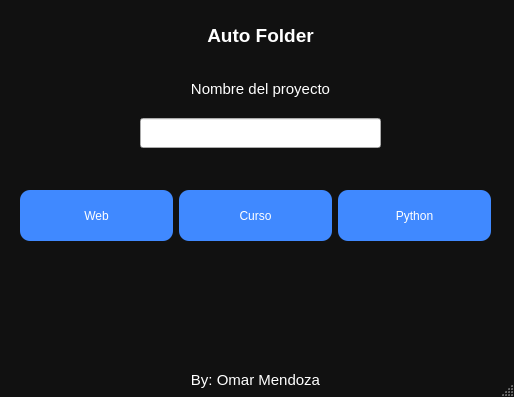
<?xml version="1.0" encoding="UTF-8"?>
<ui version="4.0">
 <class>Dialog</class>
 <widget class="QDialog" name="Dialog">
  <property name="geometry">
   <rect>
    <x>0</x>
    <y>0</y>
    <width>514</width>
    <height>397</height>
   </rect>
  </property>
  <property name="minimumSize">
   <size>
    <width>514</width>
    <height>397</height>
   </size>
  </property>
  <property name="maximumSize">
   <size>
    <width>514</width>
    <height>397</height>
   </size>
  </property>
  <property name="windowTitle">
   <string>Auto Folder</string>
  </property>
  <property name="toolTip">
   <string/>
  </property>
  <property name="layoutDirection">
   <enum>Qt::LeftToRight</enum>
  </property>
  <property name="styleSheet">
   <string notr="true">*{
color: #fff;
}

QDialog{
background-color: #111;
}

QPushButton{
color: #333
}</string>
  </property>
  <property name="sizeGripEnabled">
   <bool>true</bool>
  </property>
  <property name="modal">
   <bool>false</bool>
  </property>
  <widget class="QLabel" name="label">
   <property name="geometry">
    <rect>
     <x>0</x>
     <y>10</y>
     <width>521</width>
     <height>51</height>
    </rect>
   </property>
   <property name="font">
    <font>
     <family>Arial</family>
     <pointsize>14</pointsize>
     <weight>75</weight>
     <bold>true</bold>
    </font>
   </property>
   <property name="styleSheet">
    <string notr="true">*{
borde: 4px solid blue
}</string>
   </property>
   <property name="text">
    <string>Auto Folder</string>
   </property>
   <property name="alignment">
    <set>Qt::AlignCenter</set>
   </property>
   <property name="wordWrap">
    <bool>false</bool>
   </property>
  </widget>
  <widget class="QLabel" name="label_2">
   <property name="geometry">
    <rect>
     <x>10</x>
     <y>405</y>
     <width>481</width>
     <height>21</height>
    </rect>
   </property>
   <property name="font">
    <font>
     <family>Arial</family>
     <pointsize>11</pointsize>
     <italic>false</italic>
    </font>
   </property>
   <property name="text">
    <string>Omar Mendoza</string>
   </property>
   <property name="alignment">
    <set>Qt::AlignLeading|Qt::AlignLeft|Qt::AlignVCenter</set>
   </property>
  </widget>
  <widget class="QWidget" name="horizontalLayoutWidget">
   <property name="geometry">
    <rect>
     <x>0</x>
     <y>190</y>
     <width>511</width>
     <height>51</height>
    </rect>
   </property>
   <layout class="QHBoxLayout" name="horizontalLayout" stretch="0,0,0">
    <property name="sizeConstraint">
     <enum>QLayout::SetMaximumSize</enum>
    </property>
    <property name="leftMargin">
     <number>20</number>
    </property>
    <property name="rightMargin">
     <number>20</number>
    </property>
    <item>
     <widget class="QPushButton" name="pb_web">
      <property name="sizePolicy">
       <sizepolicy hsizetype="Minimum" vsizetype="Minimum">
        <horstretch>0</horstretch>
        <verstretch>0</verstretch>
       </sizepolicy>
      </property>
      <property name="styleSheet">
       <string notr="true">*{

border-radius: 10px;
background-color: rgb(64, 137, 255);
color: #fff
}</string>
      </property>
      <property name="text">
       <string>Web</string>
      </property>
     </widget>
    </item>
    <item>
     <widget class="QPushButton" name="pb_cur">
      <property name="sizePolicy">
       <sizepolicy hsizetype="Minimum" vsizetype="Minimum">
        <horstretch>0</horstretch>
        <verstretch>0</verstretch>
       </sizepolicy>
      </property>
      <property name="styleSheet">
       <string notr="true">*{

border-radius: 10px;
background-color: rgb(64, 137, 255);
color: #fff
}</string>
      </property>
      <property name="text">
       <string>Curso</string>
      </property>
     </widget>
    </item>
    <item>
     <widget class="QPushButton" name="pb_py">
      <property name="enabled">
       <bool>true</bool>
      </property>
      <property name="sizePolicy">
       <sizepolicy hsizetype="Minimum" vsizetype="Minimum">
        <horstretch>0</horstretch>
        <verstretch>0</verstretch>
       </sizepolicy>
      </property>
      <property name="styleSheet">
       <string notr="true">*{

border-radius: 10px;
background-color: rgb(64, 137, 255);
color: #fff
}</string>
      </property>
      <property name="text">
       <string>Python</string>
      </property>
     </widget>
    </item>
   </layout>
  </widget>
  <widget class="QWidget" name="verticalLayoutWidget">
   <property name="geometry">
    <rect>
     <x>0</x>
     <y>60</y>
     <width>521</width>
     <height>108</height>
    </rect>
   </property>
   <layout class="QVBoxLayout" name="verticalLayout">
    <property name="spacing">
     <number>0</number>
    </property>
    <property name="leftMargin">
     <number>140</number>
    </property>
    <property name="rightMargin">
     <number>140</number>
    </property>
    <property name="bottomMargin">
     <number>0</number>
    </property>
    <item>
     <widget class="QLabel" name="label_3">
      <property name="sizePolicy">
       <sizepolicy hsizetype="Minimum" vsizetype="Maximum">
        <horstretch>0</horstretch>
        <verstretch>0</verstretch>
       </sizepolicy>
      </property>
      <property name="minimumSize">
       <size>
        <width>0</width>
        <height>20</height>
       </size>
      </property>
      <property name="font">
       <font>
        <pointsize>11</pointsize>
       </font>
      </property>
      <property name="text">
       <string>Nombre del proyecto</string>
      </property>
      <property name="alignment">
       <set>Qt::AlignCenter</set>
      </property>
     </widget>
    </item>
    <item>
     <widget class="QLineEdit" name="name_input">
      <property name="minimumSize">
       <size>
        <width>100</width>
        <height>30</height>
       </size>
      </property>
     </widget>
    </item>
   </layout>
  </widget>
  <widget class="QLabel" name="label_4">
   <property name="geometry">
    <rect>
     <x>0</x>
     <y>370</y>
     <width>511</width>
     <height>20</height>
    </rect>
   </property>
   <property name="font">
    <font>
     <pointsize>11</pointsize>
    </font>
   </property>
   <property name="text">
    <string>By: Omar Mendoza</string>
   </property>
   <property name="alignment">
    <set>Qt::AlignCenter</set>
   </property>
  </widget>
 </widget>
 <resources>
  <include location="sources.qrc"/>
 </resources>
 <connections/>
</ui>
